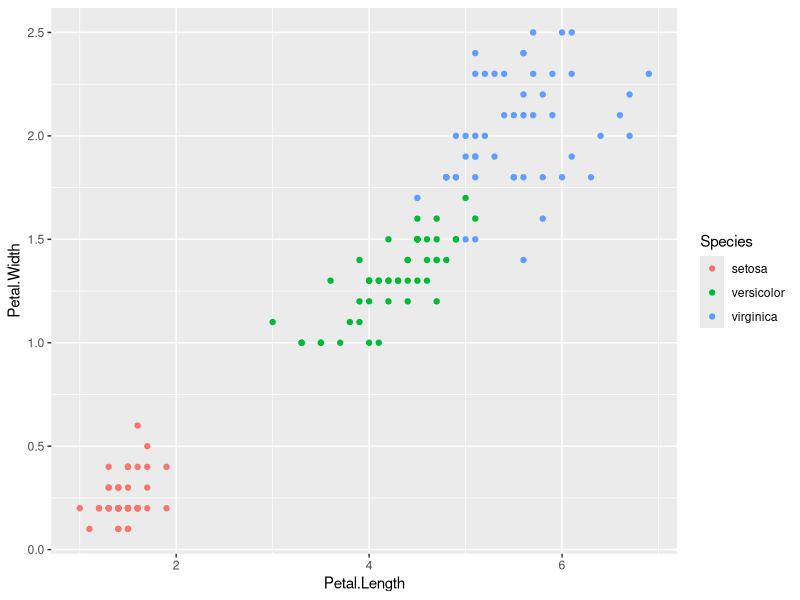
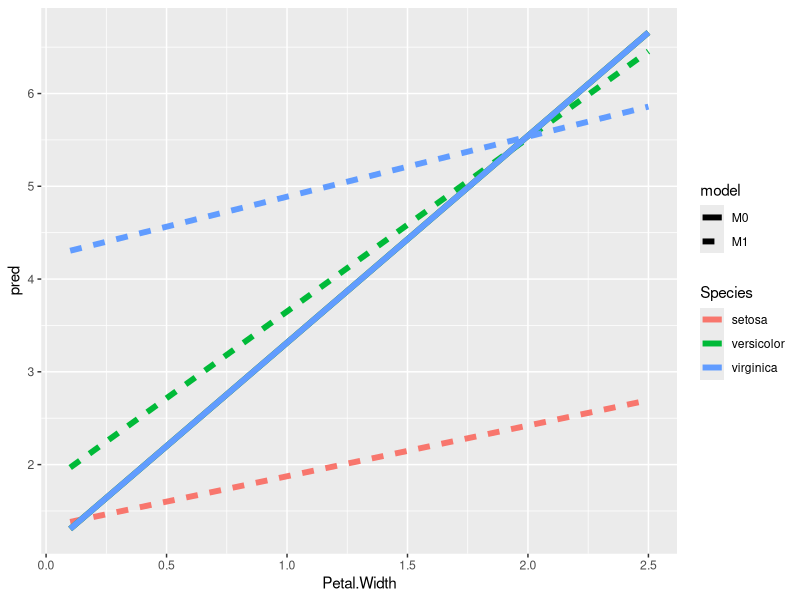
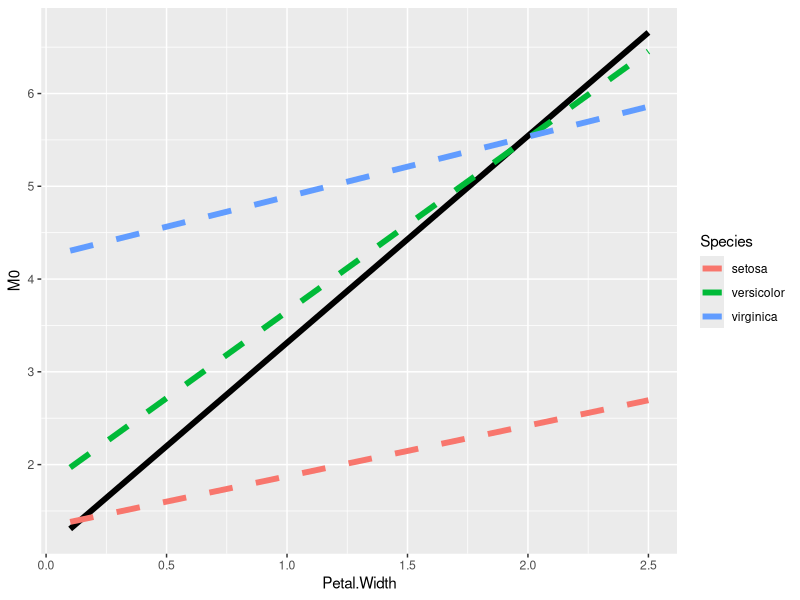
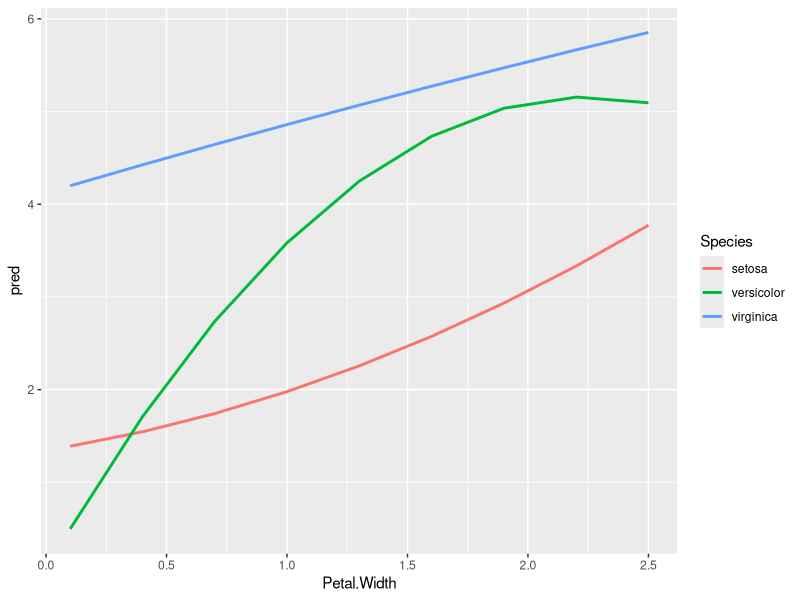

The R source for these figures, in order:
## ---- chunk 1
knitr::opts_chunk$set(echo = TRUE, out.width="0.5\\linewidth", fig.align="center")
library( tidyverse )

## ---- chunk 2
library( tidyverse )
library( modelr )
## ---- chunk 3
head(iris)
ggplot( iris, aes( x = Petal.Length, y = Petal.Width, col=Species ) ) +
    geom_point()
## ---- chunk 4
M0 = lm( Petal.Length ~ Petal.Width, data=iris )
summary( M0 )
## ---- chunk 5
M1 = lm( Petal.Length ~ Petal.Width * Species, data=iris )
summary( M1 )
## ---- chunk 6
my.iris = iris
my.iris = add_predictions(iris, M1 )
head( my.iris )
## ---- chunk 7
model_matrix( Petal.Length ~ Petal.Width * Species, data=iris )
## ---- chunk 8
library( modelr )
my.df = data.frame( A=c(1,2,1,2), B=c(10,20,20,20), C=c(10,20,30,40) )
data_grid( my.df, A, B )
## ---- chunk 9
mod <- lm(Petal.Length ~ Petal.Width * Species, data=iris)
data_grid(iris, .model = mod)
data_grid(iris, Petal.Width = seq_range(Petal.Width, 9), .model = mod)
## ---- chunk 10
X = rnorm( 10000 )
seq_range( X, 5 )

# drop 5% of data on tails
seq_range( X, 5, trim=0.05 )

# use pretty numbers
seq_range( X, 5, trim=0.05, pretty=TRUE )
## ---- chunk 11
my.df = data.frame( A=rnorm(1000), B=rexp(1000), C=rnorm(1000,mean=5) )
data_grid( my.df, 
           A=seq_range(A,n=3),
           B=seq_range(B,n=3) )
## ---- chunk 12
grid = data_grid(iris, Petal.Width = seq_range(Petal.Width, 9), .model = mod)
grid2 = add_predictions(grid, M1, "M1" )
grid2 = add_predictions(grid2, M0, "M0" )
head( grid2 )

# more simply done with this
grid2 = spread_predictions( grid, M0, M1 )
head( grid2 )

# but for plotting, we want long form
grid2 = gather_predictions( grid, M0, M1 )
head( grid2 )
## ---- chunk 13
ggplot( grid2, aes(x= Petal.Width, y= pred, col=Species, lty=model ) ) +
    geom_line(lwd=2)
## ---- chunk 14
grid2 = spread_predictions( grid, M0, M1 )
head( grid2 )
ggplot( grid2, aes(x= Petal.Width ) ) +
    geom_line( aes( y=M0 ), col="black", lwd=2 ) +
    geom_line( aes( y=M1, col=Species ), lwd=2, lty=2 )
## ---- chunk 15
M2 = lm( Petal.Length ~ (Petal.Width + I(Petal.Width^2)) * Species, data=iris )
grid2 = add_predictions( grid, M2 )
ggplot( grid2, aes(x= Petal.Width, y= pred, col=Species ) ) +
    geom_line( lwd=1)
